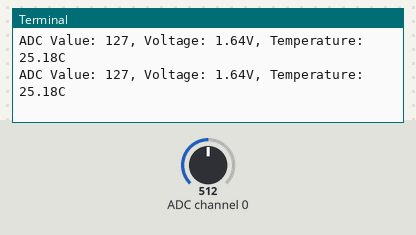
This program was run on a simulated Raspberry Pi (header pin numbers). Shown: the last lines printed to the terminal. Inputs (shaded band) come from the test bench; at power-on: ADC channel 0 = 512 (analog values on the 0–1023 scale).

Above: at 1.2 s.
1.3 s: ADC channel 0 set to 716
At 2.3 s:
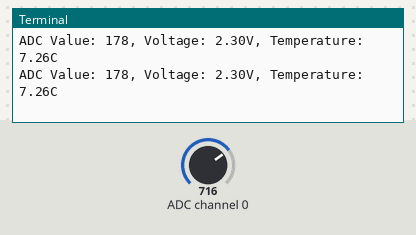
2.8 s: ADC channel 0 set to 900
At 3.5 s:
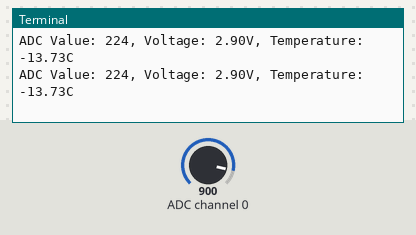
Timing chart, 0 to 5.8 s (numbered marks = the images above; inputs shaded):
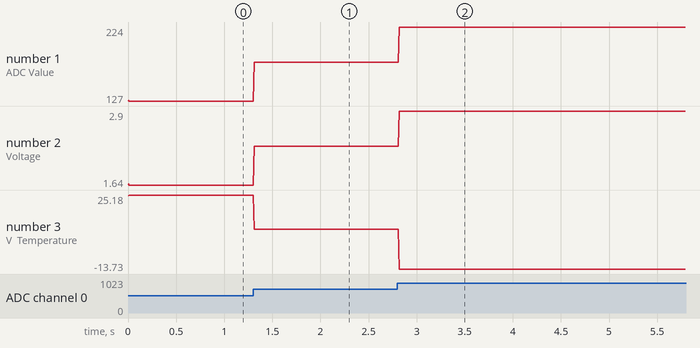

The program:

thermometer.py
```python
#########################################
#				Thermometer				#
#########################################
# @Author: Aaron Earl					#
# 5/30/19								#
#										#
# From Freenove RPi tutorials			#
# Ch.11 Thermistor						#
#										#
# Note: Circuit setup is exactly the	#
# as the previous lab. AIN0 is			#
# instead connected to a thermistor		#
# instead of the photoresistor			#
#########################################

import RPi.GPIO as GPIO
import smbus
import time
import math

address = 0x48
bus = smbus.SMBus(1)
cmd = 0x40

def analogRead(chn):

	value = bus.read_byte_data(address, cmd + chn)
	return value

def analogWrite(value):

	bus.write_byte_data(address, cmd, value)

def setup():

	GPIO.setmode(GPIO.BOARD)

def loop():

	while True:

		value = analogRead(0) #read A0 pin
		voltage = value / 255.0 * 3.3 #Calculate voltage
		#Calculate resistanvce value of thermistor
		Rt = 10 * voltage / (3.3 - voltage)
		#Calculate temperature (Kelvin)
		tempK = 1 / (1 / (273.15 + 25) + math.log(Rt / 10) / 3950.0)
		#Calculate temperature (Celsius)
		tempC = tempK - 273.15

		print("ADC Value: %d, Voltage: %.2fV, Temperature: %.2fC"
		%(value, voltage, tempC))
		time.sleep(0.01)

def destroy():

	GPIO.cleanup()

if __name__ == "__main__":

	print("Program is starting...")

	try:
		loop()
	except KeyboardInterrupt:
		destroy()
```

Measured:
- after the input at 1.3 s, the terminal: prints a new line at once (image 1)
- after the input at 2.8 s, the terminal: prints a new line at once (image 2)
- plotted number 1: 127 → 178 after the input at 1.3 s, 178 → 224 after the input at 2.8 s
- plotted number 2: 1.64 → 2.3 after the input at 1.3 s, 2.3 → 2.9 after the input at 2.8 s
- plotted number 3: 25.18 → 7.26 after the input at 1.3 s, 7.26 → -13.73 after the input at 2.8 s
